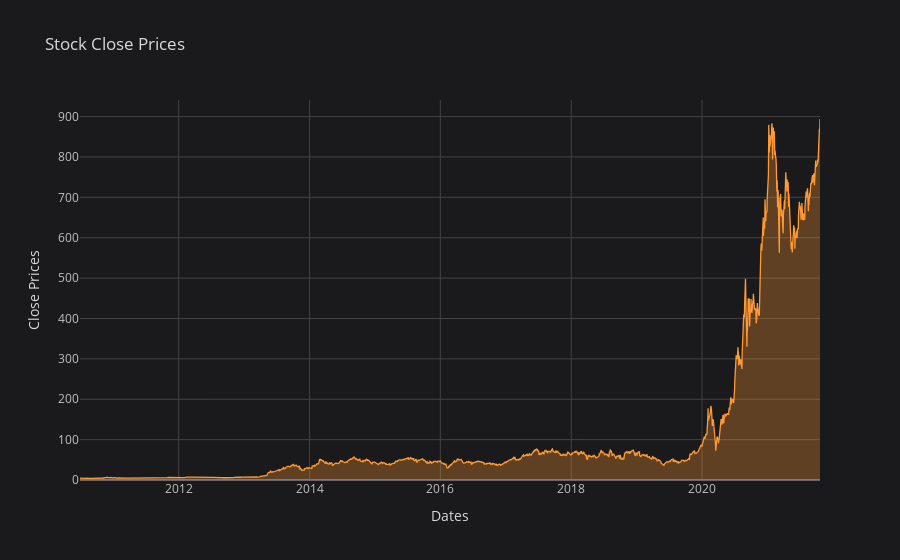

The code cell stored with this chart in its notebook:
### Markdown cell above
## Data Visualization

### Code cell
tsla_close.iplot(title='Stock Close Prices', fill = True, xTitle='Dates',yTitle='Close Prices', theme='space')

### Figure 1 — Plotly figure (JSON) as saved in the notebook; plotly's stock layout.template omitted (floating-point values rounded to 4 significant figures; data arrays with more than 128 entries replaced by an {"elided": "..."} marker saying what was removed)
{"data": [{"fill": "tozeroy", "fillcolor": "rgba(255, 153, 51, 0.3)", "line": {"color": "rgba(255, 153, 51, 1.0)", "dash": "solid", "shape": "linear", "width": 1.3}, "mode": "lines", "name": "Close", "text": "", "type": "scatter", "x": {"elided": "2850 str values"}, "y": {"elided": "2850 float values"}}], "layout": {"legend": {"bgcolor": "#1A1A1C", "font": {"color": "#D9D9D9"}}, "paper_bgcolor": "#1A1A1C", "plot_bgcolor": "#1A1A1C", "title": {"font": {"color": "#D9D9D9"}, "text": "Stock Close Prices"}, "xaxis": {"gridcolor": "#434343", "showgrid": true, "tickfont": {"color": "#C2C2C2"}, "title": {"font": {"color": "#D9D9D9"}, "text": "Dates"}, "zerolinecolor": "#666570"}, "yaxis": {"gridcolor": "#434343", "showgrid": true, "tickfont": {"color": "#C2C2C2"}, "title": {"font": {"color": "#D9D9D9"}, "text": "Close Prices"}, "zerolinecolor": "#666570"}}}
